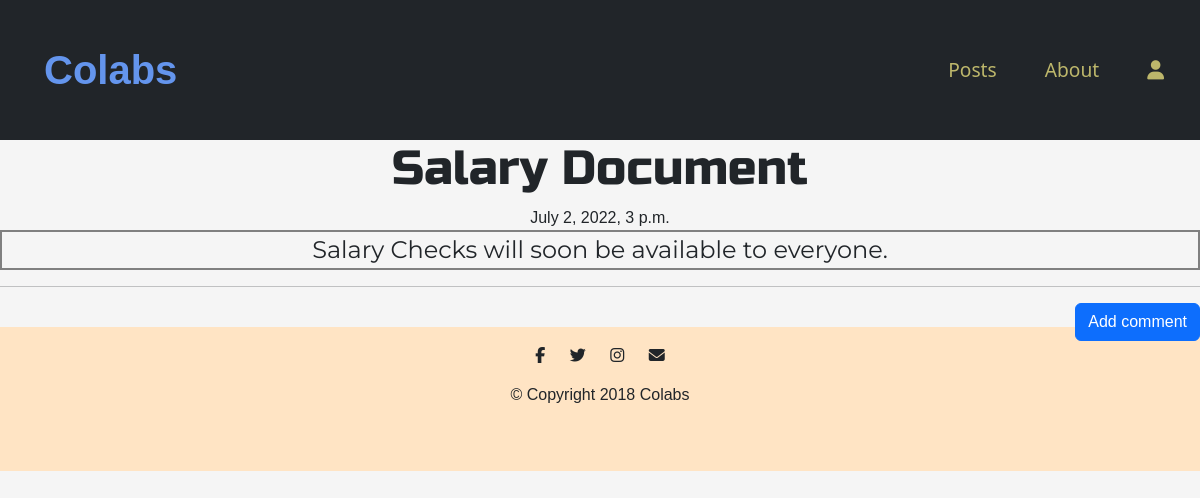
The app's page /post/4 with its own data.
### blog/models.py (models this page shows, shortened)
class Post(models.Model):
    author = models.ForeignKey('auth.User',on_delete=models.CASCADE)
    title = models.CharField(max_length=200)
    text = models.TextField()
    created_date = models.DateTimeField(default=timezone.now)
    published_date = models.DateTimeField(blank=True, null=True)

### blog/views.py (the view)
# urls.py: path('post/<int:pk>', views.PostDetailView.as_view(), name='post_detail'),
class PostDetailView(DetailView):
    model = Post

### blog/templates/blog/post_detail.html (shortened to what this page needs)
{% extends 'blog/base.html' %}
{% block content %}
        <h1 class='posttitle loader'>{{ post.title }}</h1>
        {% if post.published_date %}
            <div class="date postdate">
                {{ post.published_date }}
            </div>
        {% else %}
            <a class="btn btn-outline-dark" href="{% url 'post_publish' pk=post.pk %}">Publish</a>
        {% endif %}
      <p class='postcontent' style="border: 2px solid gray; text-align:center;" >{{ post.text|safe|linebreaksbr }}</p>
  <hr>
  <a class="btn btn-primary btn-comment" href="{% url 'add_comment_to_post' pk=post.pk %}">Add comment</a>
  <div class="container">
  {% for comment in post.comments.all %}
  <br>
  {% empty %}
      <p>No comments posted.</p>
  {% endfor %}
</div>
{% endblock %}

### blog/static/css/blog.css (style rules this page uses)
body { background-color: whitesmoke; font-family: sans-serif; }
* { margin: 0rem; padding: 0rem; }
a { text-decoration: none; }
.postdate { text-align: center; }
.posttitle { font-family: 'Russo One', sans-serif; font-size: 3em; text-align: center; }
.postcontent { font-family: 'Montserrat'; font-size: 1.5em; }
.btn-comment { position: absolute; right: 0px; }

### records on screen
Post: title "Salary Document", published_date "July 2, 2022, 3 p.m.", text "Salary Checks will soon be available to everyone."
